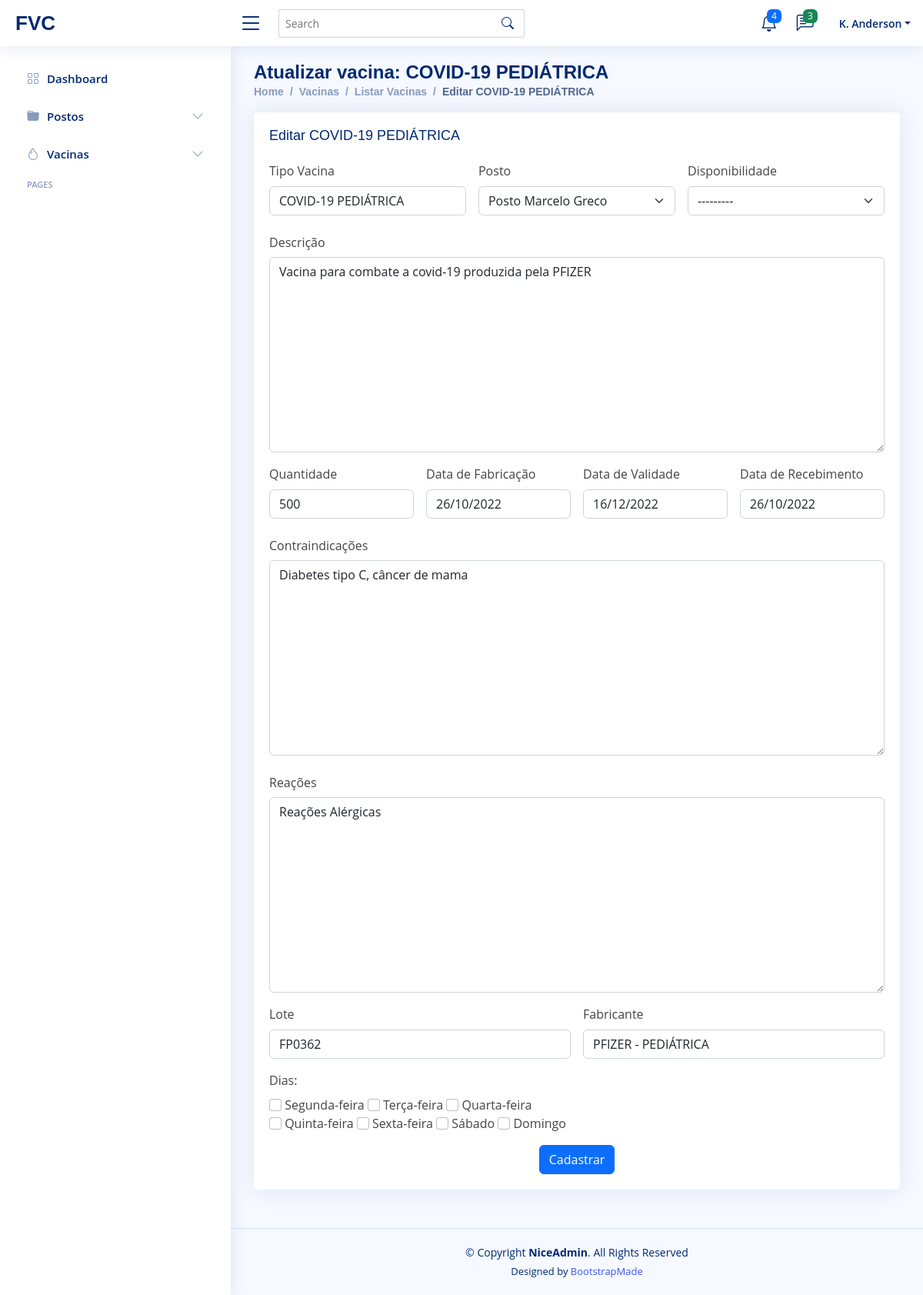
/vacupdate/1, run on an earlier commit of the app's database.
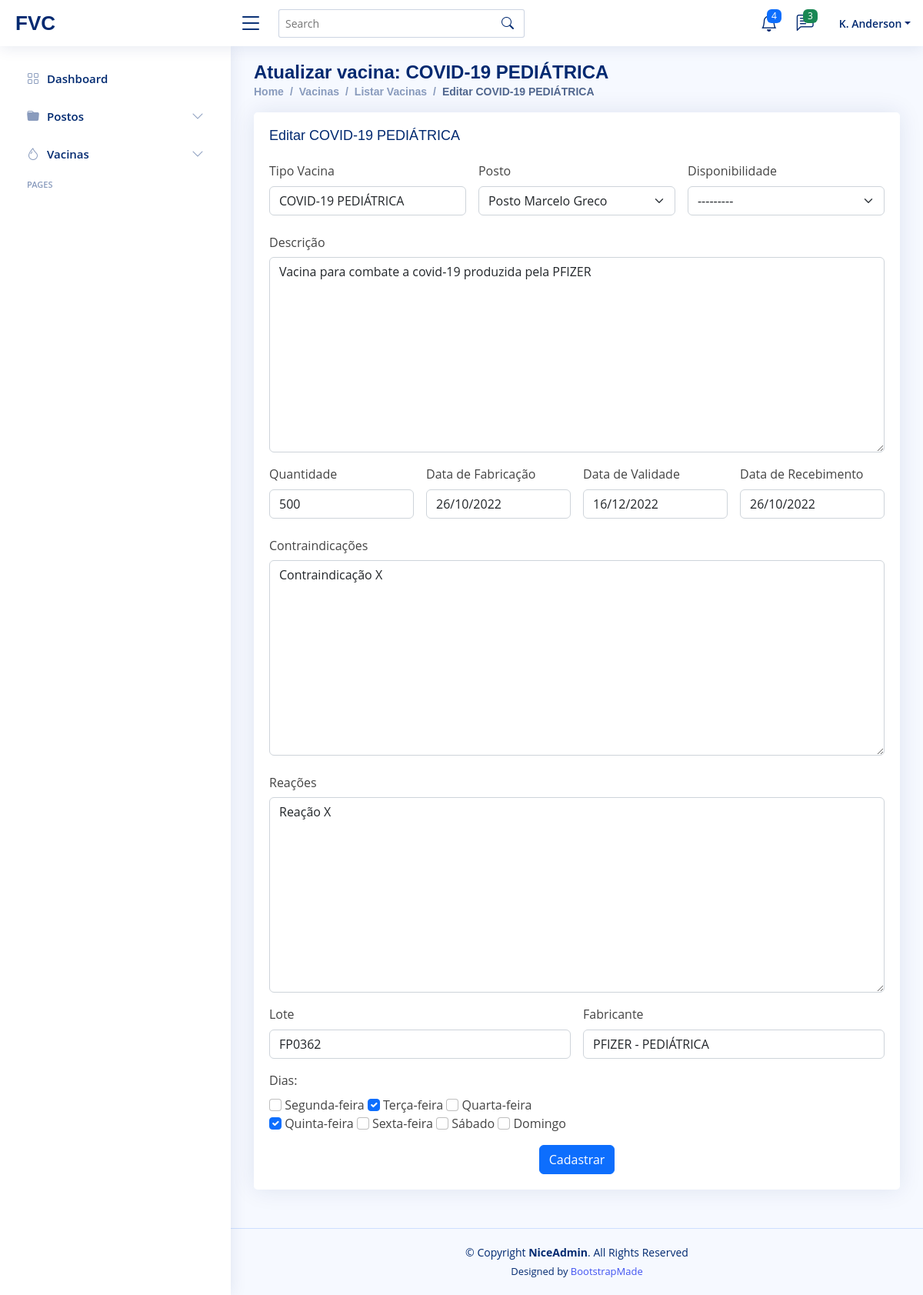
And on a later commit of the database.
### core/models.py (models this page shows, shortened)
class vacinas(models.Model):
    DISPONIBILIDADE_CHOICES=[
        [1, "Disponível"],
        [0, "Indisponível"]
    ]
    vac_tipo_vacina = models.CharField(max_length = 120)
    vac_lote = models.CharField(max_length = 45)
    vac_fabricante = models.CharField(max_length = 45)
    vac_descricao = models.TextField(max_length = 300)
    vac_quantidade = models.IntegerField()
    vac_disponibilidade = models.BooleanField(choices=DISPONIBILIDADE_CHOICES)
    vac_contraindicacao = models.TextField(max_length = 300)
    vac_reacoes = models.TextField(max_length = 300)
    vac_data_fabricacao = models.DateField()
    vac_data_validade = models.DateField()
    vac_data_recebimento = models.DateField()
    vac_posto = models.ForeignKey("Postos", on_delete=models.CASCADE, related_name='Vacinas')
    vac_dias = models.ManyToManyField("Dias", related_name = "Vacinas")
    class Meta:
        verbose_name_plural = "Vacinas"

### core/views.py (the view)
# urls.py: path('vacupdate/<int:id_vacina>', vac_update, name= "update_vacinas"),
def vac_update(request, id_vacina):
    vacina = vacinas.objects.get(pk = id_vacina)
    form = vacinasForm(request.POST or None, instance = vacina)
    if form.is_valid():
        form.save()
        return redirect("lista_vacinas")
    pacote = {"form_vacinas": form , "vacinaChave": vacina}
    return render(request, "vac-update.html", pacote)

### core/models.py (called while the page is built)
    def __str__(self):
        return (self.dis_dia)

    def __str__(self):
        return (self.pos_nome)

### core/templates/vac-update.html (shortened to what this page needs)
{%extends 'layouts/pages-blank.html'%}
{%block page-name%}Atualizar vacina: {{vacinaChave.vac_tipo_vacina}}{%endblock page-name%}
{%block directory%}
<li class="breadcrumb-item"><a href="index.html">Home</a></li>
<li class="breadcrumb-item">Vacinas</li>
<li class="breadcrumb-item"><a href="{%url 'lista_vacinas'%}">Listar Vacinas</a></li>
<li class="breadcrumb-item active">Editar {{vacinaChave.vac_tipo_vacina}}</li>
{%endblock directory%}
{%block main-content%}
<div class="card">
    <div class="card-body">
      <h5 class="card-title">Editar {{vacinaChave.vac_tipo_vacina}}</h5>
      <form class="row g-3" id="create_form" method="POST">
        <div class="col-4">
          <label for="id_vac_tipo_vacina" class="form-label">Tipo Vacina</label>
          {{form_vacinas.vac_tipo_vacina}}
        </div>
        <div class="col-4">
          <label for="id_vac_posto" class="form-label">Posto</label>
          {{form_vacinas.vac_posto}}
        </div>
        <div class="col-4">
          <label for="id_vac_disponibilidade" class="form-label">Disponibilidade</label>
          {{form_vacinas.vac_disponibilidade}}
        </div>
        <div class="col-12">
          <label for="id_vac_descricao" class="col-sm-2 col-form-label">Descrição</label>
          {{form_vacinas.vac_descricao}}
        </div>
        <div class="col-3">
          <label for="id_vac_quantidade" class="form-label">Quantidade</label>
          {{form_vacinas.vac_quantidade}}
        </div>
        <div class="col-3">
          <label for="id_vac_data_fabricacao" class="form-label">Data de Fabricação</label>
          {{form_vacinas.vac_data_fabricacao}}
        </div>
        <div class="col-3">
          <label for="id_vac_data_validade" class="form-label">Data de Validade</label>
          {{form_vacinas.vac_data_validade}}
        </div>
        <div class="col-3">
          <label for="id_vac_data_recebimento" class="form-label">Data de Recebimento</label>
          {{form_vacinas.vac_data_recebimento}}
        </div>
        <div class="col-12">
          <label for="id_vac_contraindicacao" class="col-sm-2 col-form-label">Contraindicações</label>
          {{form_vacinas.vac_contraindicacao}}
        </div>
        <div class="col-12">
          <label for="id_vac_reacoes" class="col-sm-2 col-form-label">Reações</label>
          {{form_vacinas.vac_reacoes}}
        </div>
        <div class="col-6">
          <label for="id_vac_lote" class="form-label">Lote</label>
          {{form_vacinas.vac_lote}}
        </div>
        <div class="col-6">
          <label for="id_vac_fabricante" class="form-label">Fabricante</label>
          {{form_vacinas.vac_fabricante}}
        </div>
        <div class="col-6">
          <label for="id_vac_dias" class="form-label">Dias:</label>
          <div>
          {%for campo in form_vacinas.vac_dias%}
          {{campo}}
          {%endfor%}
          </div>
        </div>
        <div class="text-center">
          <button type="submit" class="btn btn-primary">Cadastrar</button>
        </div>
      </form>
    </div>
  </div>
{%endblock main-content%}

What changed in the data, as far as the page shows it:
changed vacinas "COVID-19 PEDIÁTRICA": vac_contraindicacao "Diabetes tipo C, câncer de mama" → "Contraindicação X"; vac_reacoes "Reações Alérgicas" → "Reação X"
Also different on the page:
form field vac_dias: "☐" → "☑"
